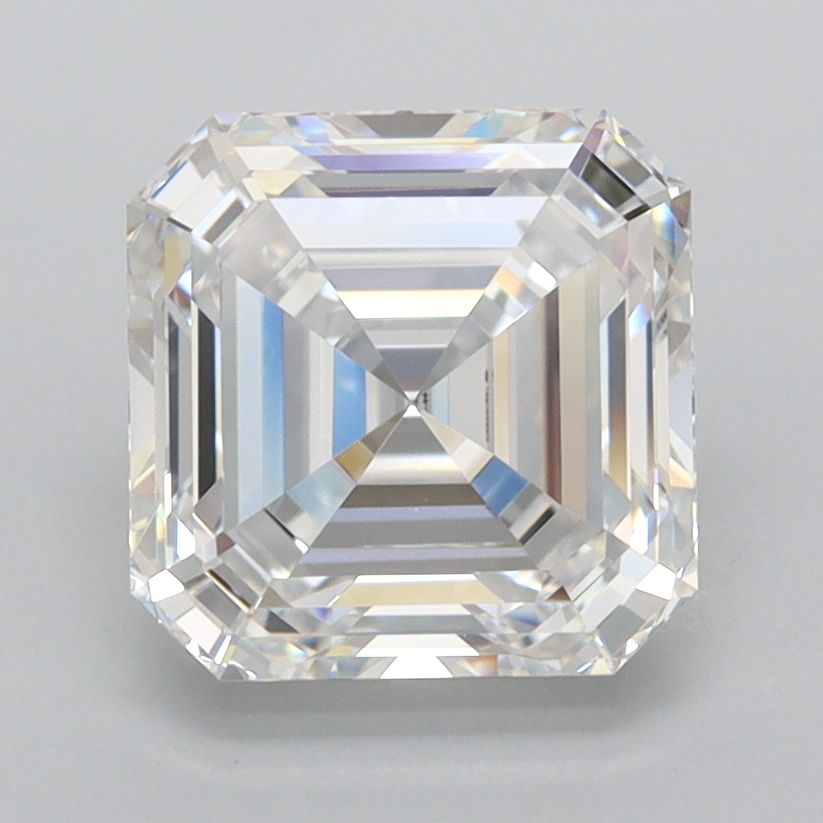
#> input picture resources/IGI-LG811638512/artifacts/IGI-LG811638512-faceup-original.jpg, 823 x 823 px
$ python asscher_profile_auto_exterior.py --image ../resources/IGI-LG811638512/artifacts/IGI-LG811638512-faceup-original.jpg --output out.png
#> lines starting #> are read from the running program, lines starting #| are printed output that depends on the picture; after the words box and inside, x2 and y2 are one past the last pixel; in counts of white or black regions, pixels touching at a corner belong together
### diamond360/asscher_profile_feasibility.py
"""Target-blind profile-photo feasibility diagnostics for issue #91 / PR A.

This module intentionally DOES NOT infer facet identities or angles. Generic
line candidates and their visual evidence are the only fitted output. The
separate, future estimator may consume the frozen measurement contract.
"""
from __future__ import annotations

import argparse
import hashlib
import json
from pathlib import Path

import numpy as np
from PIL import Image, ImageDraw
from scipy import ndimage as ndi

SCHEMA = "diamond360-asscher-profile-feasibility/1"
ORIGINAL_PROFILE_SHA256 = "0d0d87dfd9d4090dc21d03173b9260abe00556b40c6df05e19fad310fa0bd3a3"
ORIGINAL_PROFILE_SIZE = (410, 319)
SLOTS = ("P1", "P2", "P3", "C1")
SIDES = ("left", "right")

# Image-only specification. No reference/expert angle values or numeric targets.
POLICY = {
    "coordinate_system": "image_xy_origin_top_left_y_down",
    "geometry_coordinate_system": "pixels_centered_on_image",
    "input_color": "encoded_rgb_rec709_weighted_gray",
    "gaussian_sigma_px": 1.1,
    "roi_margin_fraction": 0.07,
    "edgel_percentile": 94.0,
    "hough_angle_min_deg": -75,
    "hough_angle_max_deg": 75,
    "hough_step_deg": 3,
    "hough_rho_bin_px": 1,
    "max_candidate_lines": 14,
    "peak_suppression_angle_deg": 6,
    "peak_suppression_rho_px": 9,
    "min_relative_vote": 0.23,
    "line_support_tolerance_px": 2.0,
    "max_connected_support_gap_px": 8.0,
    "min_connected_support_span_px": 18.0,
    "min_connected_support_edgels": 8,
    "landmark_policy": "proposals_only_no_semantic_assignment",
    "projection_policy": "not_assessed_until_side_facet_visibility_check",
    "ambiguity_policy": "all_facet_slots_unavailable_until_independent_extractor",
}


def canonical_sha256(value):
    return hashlib.sha256(
        json.dumps(value, sort_keys=True, separators=(",", ":")).encode("utf-8")
    ).hexdigest()


def _hash_file(path):
    digest = hashlib.sha256()
    with Path(path).open("rb") as stream:
        for part in iter(lambda: stream.read(1024 * 1024), b""):
            digest.update(part)
    return digest.hexdigest()


# [338 lines left out: functions _roi_bounds, _edge_evidence, _line_segment, _supported_segment, _line_candidates, _horizontal_band_proposals and 4 more, not called in this run]


# [2 lines that do not run on import are left out]

### diamond360/asscher_profile_outline_changepoints.py
"""#91: image-only changepoints in independently traced exterior profile strokes.

This is NOT a physical angle fitter. A three-tier Asscher pavilion provides
an upper bound on plausible *projected contour* stretches, not a requirement
that three facets or bends are visible. All P1/P2/P3/C1 slots remain unavailable.
"""
from __future__ import annotations

import argparse
import base64
from io import BytesIO
import json
import math
from pathlib import Path

import numpy as np
from PIL import Image, ImageDraw

from . import asscher_profile_feasibility as feasibility

SCHEMA = "diamond360-asscher-exterior-changepoints/2"
TRACE_SCHEMA = "diamond360-asscher-exterior-traces/2"
STROKES = ("left_pavilion", "right_pavilion", "left_crown", "right_crown")
POLICY = {
    "coordinate_system": "original_image_xy_top_left_pixel_centers",
    "source_orientation": "pointed_upper_pavilion_broad_lower_crown",
    "source_type": "reviewed_image_only_exterior_contour_trace",
    "max_segments_per_side_region": 3,
    "min_points_per_segment": 6,
    "min_y_span_per_segment_px": 12.0,
    "minimum_trace_points": 8,
    "complexity_penalty_squared_px_per_added_segment": 40.0,
    "fit": "orthogonal_total_least_squares_piecewise_independent_each_side",
    "objective": "sum_squared_orthogonal_residual_plus_per_additional_segment_penalty",
    "angle_measurement": "image_tangent_only_not_physical_facet_inclination",
    "change_point": "midpoint_between_adjacent_source_trace_samples",
    "uncertainty": "fit_residual_and_model_selection_margin_not_calibrated_CI",
    "hidden_physical_facets": "zero_to_three_visible_straight_stretches_allowed",
    "missing_data": "never_interpolate_between_separate_strokes",
    "semantic_policy": "facet_identity_none; no_P1_P2_P3_C1_angles",
    "anti_leakage": "do_not_load_expert_targets_or_internal_gradient_bands",
}


# [63 lines left out: functions template, _validate_strokes, not called in this run]


def _tls_fit(points):
    """2-D orthogonal line residual, so nearly vertical spans fit safely."""
    center = np.mean(points, axis=0)
    singular = np.linalg.svd(points - center, full_matrices=False)[2][0]
    v = singular / np.linalg.norm(singular)
    residual = (points - center) @ np.array([-v[1], v[0]])
    squared = float(np.dot(residual, residual))
    # Choose the signed tangent consistently with increasing image y.
    if v[1] < 0 or (abs(v[1]) < 1e-12 and v[0] < 0):
        v = -v
    return squared, float(np.sqrt(np.mean(residual ** 2))), v, center


def fit_stroke(points):
    """Penalized DP: 1/2/3 independently evidenced contour stretches."""
    arr = np.asarray(points, dtype=float)
    n = len(arr)
    if arr.ndim != 2 or arr.shape[1:] != (2,) or n < POLICY["minimum_trace_points"]:
        return {"status": "unavailable", "reason": "insufficient_exterior_trace_points"}
    if not np.isfinite(arr).all() or np.any(np.diff(arr[:, 1]) <= 0):
        return {"status": "unavailable", "reason": "nonmonotonic_or_invalid_trace"}
    m = POLICY["min_points_per_segment"]
    minspan = POLICY["min_y_span_per_segment_px"]
    penalty = POLICY["complexity_penalty_squared_px_per_added_segment"]
    maxseg = POLICY["max_segments_per_side_region"]
    # Fit pieces on [i,j), with no interpolation across missing stroke regions.
    fits = {}
    for i in range(n):
        for j in range(i + m, n + 1):
            if arr[j-1, 1] - arr[i, 1] < minspan:
                continue
            fits[i, j] = _tls_fit(arr[i:j])
    dp = [{(0, 0): (0.0, [])}]
    for k in range(1, maxseg + 1):
        row = {}
        for j in range(k*m, n+1):
            best = None
            for i in range((k-1)*m, j-m+1):
                prev = dp[k-1].get((k-1, i))
                if prev is None or (i, j) not in fits:
                    continue
                cost = prev[0] + fits[i, j][0] + (penalty if k > 1 else 0.0)
                boundaries = prev[1] + [(i, j)]
                if best is None or cost < best[0]:
                    best = (cost, boundaries)
            if best is not None:
                row[k, j] = best
        dp.append(row)
    choices = [(k, dp[k][(k, n)]) for k in range(1, maxseg+1) if (k, n) in dp[k]]
    if not choices:
        return {"status": "unavailable", "reason": "no_supported_contiguous_piecewise_model"}
    choices.sort(key=lambda x: (x[1][0], x[0]))
    k, (cost, boundaries) = choices[0]
    next_score = float(choices[1][1][0]) if len(choices)>1 else None
    rows = []
    for a, b in boundaries:
        residual, rms, v, center = fits[a, b]
        rows.append({
            "first_source_point_index": int(a),
            "last_source_point_index": int(b - 1),
            "source_point_count": int(b - a),
            "start_xy_px": [float(x) for x in arr[a]],
            "end_xy_px": [float(x) for x in arr[b-1]],
            "orthogonal_rms_residual_px": round(rms, 5),
            "orthogonal_sum_squared_residual_px2": round(residual, 5),
            "image_tangent_angle_deg": round(math.degrees(math.atan2(v[1], v[0])), 5),
            "semantic_facet_id": None,
            "status": "candidate_only_not_verified_physical_facet",
        })
    changes = []
    for prev, current in zip(boundaries, boundaries[1:]):
        i = prev[1]
        changes.append({
            "xy_px": [round(float(x), 3) for x in (arr[i-1]+arr[i])/2],
            "between_source_indices": [int(i-1), int(i)],
            "status": "contour_slope_changepoint_candidate_only",
        })
    return {
        "status": "review",
        "reason": "image_contour_segments_not_physical_facet_identity",
        "selected_segment_count": k,
        "selected_internal_changepoint_count": k-1,
        "selected_objective_px2": round(float(cost), 5),
        "runner_up_model_objective_px2": None if next_score is None else round(next_score, 5),
        "model_selection_margin_px2": None if next_score is None else round(next_score-cost, 5),
        "model_comparison_note": "margin_not_probability_or_calibrated_angle_uncertainty",
        "segments": rows,
        "changepoints": changes,
        "physical_facet_correspondence": "not_established",
    }


# [147 lines left out: functions analyse_trace_record, render_exterior_trace_editor, write_result, main, not called in this run]


# [2 lines that do not run on import are left out]

### diamond360/asscher_profile_auto_exterior.py
"""Automatic Asscher profile OUTSIDE edge proposals from background-first evidence.

Do not maximize brightness or gradient magnitude: brilliant virtual facets
are often a stronger *interior* edge than the physical outside silhouette.
Find the first sustained foreground contact from each constant-color exterior
image margin, separately on left/right. A soft medoid filter only removes
row-level glitches. It may NEVER select a stronger interior edge to fix
an unstable outline. All source-derived paths remain unverified.
"""
from __future__ import annotations

import argparse
import json
from pathlib import Path

import numpy as np
from PIL import Image, ImageDraw
from scipy import ndimage as ndi

from . import asscher_profile_feasibility as feasibility
from . import asscher_profile_outline_changepoints as changepoints

SCHEMA = "diamond360-asscher-auto-exterior/3"
POLICY = {
    "source_type": "approximately_side_on_centered_profile_on_nearly_constant_background",
    "edge_selection": "FIRST_PERSISTENT_FOREGROUND_CONTACT_FROM_IMAGE_MARGIN",
    "outside_background_model": "independent_row_median_from_both_horizontal_image_margins",
    "background_smoothing_sigma_px": 1.0,
    "left_right_background_probe_width_px": 22,
    "min_border_inset_px": 22,
    "first_contact_thresholds_rgb": [7.0, 9.0, 12.0],
    "persistent_contact_window_px": 7,
    "persistent_contact_required_px": 5,
    "median_contour_smoothing_rows": 5,
    "max_threshold_endpoint_spread_px": 7.0,
    "max_smoothed_vs_raw_offset_px": 5.0,
    "bottom_shadow_unreliable_at_y_fraction": 0.868,
    "pavilion_first_y_fraction": 0.188,
    "pavilion_last_y_fraction": 0.665,
    "crown_first_y_fraction": 0.665,
    "crown_last_y_fraction": 0.878,
    "phase_break_is_candidate": "the fixed pavilion_crown_phase_split is NOT a verified girdle",
    "source_orientation": "pointed_upper_pavilion_broad_lower_crown",
    "minimum_supported_fraction_for_review": 0.45,
    "min_contiguous_support_for_exploratory_slope_fit": 18,
    "uncertainty_policy": "threshold_variant_disagreement_and_missing_source_evidence_not_calibrated_interval",
    "prior_policy": "NO_INTERNAL_OPTICAL_GRADIENTS_NO_BRIGHTEST_LINE_NO_ANGLE_TARGET_PRIORS",
    "semantic_policy": "all_physical_P1_P2_P3_C1_angles_unavailable",
}
SIDES = ("left", "right")
PHASES = ("pavilion", "crown")


def _background_distance(rgb):
    h, w = rgb.shape[:2]
    smooth = ndi.gaussian_filter(
        rgb.astype(float), sigma=(POLICY["background_smoothing_sigma_px"],)*2 + (0,)
    )
    width = POLICY["left_right_background_probe_width_px"]
    left = smooth[:, 4:width + 4]
    right = smooth[:, w - width - 4:w - 4]
    # The background is sampled OUTSIDE, never from the bright central face.
    reference = np.median(np.concatenate((left, right), axis=1), axis=1)
    difference = np.linalg.norm(smooth - reference[:, None, :], axis=2)
    return difference, reference


def _outside_first_contact(distance, side, threshold):
    """First persistent deviation from background, not the strongest edge.

    A sustained contact condition removes isolated background JPEG pixels.
    Searching only from each extreme toward the center prevents bright,
    internal reflection boundaries from winning a stronger-gradient contest.
    """
    h, w = distance.shape
    rows = distance[:, :w // 2] if side == "left" else distance[:, w // 2:][:, ::-1]
    margin = POLICY["min_border_inset_px"]
    limit = rows.shape[1] - POLICY["persistent_contact_window_px"]
    if margin >= limit:
        raise ValueError("source too narrow for first-contact tracing")
    above = (rows >= threshold).astype(np.int16)
    # Explicit forward count enforces the first inward contact. A symmetric
    # convolution would risk shifting an exterior edge toward the interior.
    counts = sum(
        above[:, margin + shift:limit + shift]
        for shift in range(POLICY["persistent_contact_window_px"])
    )
    eligible = counts >= POLICY["persistent_contact_required_px"]
    any_contact = np.any(eligible, axis=1)
    first = margin + np.argmax(eligible, axis=1)
    x = first if side == "left" else (w - 1 - first)
    return np.where(any_contact, x, np.nan).astype(float)


def _phase_rows(height, phase):
    lo, hi = (
        (POLICY["pavilion_first_y_fraction"], POLICY["pavilion_last_y_fraction"])
        if phase == "pavilion" else
        (POLICY["crown_first_y_fraction"], POLICY["crown_last_y_fraction"])
    )
    return np.arange(round(lo * height), round(hi * height) + 1, dtype=int)


def _supported_runs(points):
    runs, current = [], []
    for item in points:
        if item["support"] == "edge_supported_candidate" and item["xy_px"] is not None:
            current.append(item["xy_px"])
        elif current:
            runs.append(current)
            current = []
    if current:
        runs.append(current)
    output = []
    for points_in_run in runs:
        if len(points_in_run) < POLICY["min_contiguous_support_for_exploratory_slope_fit"]:
            continue
        fitted = changepoints.fit_stroke(points_in_run)
        if fitted["status"] != "review":
            continue
        output.append({
            "status": "exploratory_contiguous_image_slope_only",
            "first_xy_px": points_in_run[0],
            "last_xy_px": points_in_run[-1],
            "point_count": len(points_in_run),
            "fitted": fitted,
        })
    return output


def analyse_array(rgb):
    arr = np.asarray(rgb)
    if arr.ndim != 3 or arr.shape[-1] != 3:
        raise ValueError("expected RGB source image")
    h, w = arr.shape[:2]
    if min(w, h) < 160:
        raise ValueError("source too small for outside-background profile experiment")
    distance, background = _background_distance(arr)
    paths = {}
    for side in SIDES:
        variants = np.vstack([
            _outside_first_contact(distance, side, threshold)
            for threshold in POLICY["first_contact_thresholds_rgb"]
        ])
        for phase in PHASES:
            name = f"{side}_{phase}"
            ys = _phase_rows(h, phase)
            values = variants[:, ys]
            finite = np.isfinite(values)
            enough = np.count_nonzero(finite, axis=0) >= 2
            # Median prioritizes the earliest consistent background departure;
            # disagreement with the more conservative threshold is disclosed.
            raw = np.full(len(ys), np.nan)
            for i in np.flatnonzero(enough):
                raw[i] = np.median(values[finite[:, i], i])
            # Short filter suppresses background JPEG grains; it cannot cross
            # a missing row or convert it into a physical contour observation.
            valid_indices = np.flatnonzero(np.isfinite(raw))
            smoothed = raw.copy()
            for i in valid_indices:
                neighbors = raw[max(0, i - 2):min(len(raw), i + 3)]
                smoothed[i] = np.median(neighbors[np.isfinite(neighbors)])
            spreads = np.full(len(ys), np.inf)
            for i in valid_indices:
                candidates = values[finite[:, i], i]
                spreads[i] = float(np.max(candidates) - np.min(candidates))
            bottom_safe = ys < int(round(h * POLICY["bottom_shadow_unreliable_at_y_fraction"]))
            supported = (
                enough & (spreads <= POLICY["max_threshold_endpoint_spread_px"])
                & (np.abs(smoothed - raw) <= POLICY["max_smoothed_vs_raw_offset_px"])
                & bottom_safe
            )
            points = []
            for i, y in enumerate(ys):
                x = int(np.rint(smoothed[i])) if np.isfinite(smoothed[i]) else None
                points.append({
                    "xy_px": [x, int(y)] if x is not None else None,
                    "support": "edge_supported_candidate" if supported[i] else "weak_or_ambiguous",
                    "threshold_disagreement_px": round(float(spreads[i]), 3) if np.isfinite(spreads[i]) else None,
                    "first_contact_count": int(finite[:, i].sum()),
                    "reason": (
                        "persistent_source_background_transition"
                        if supported[i] else
                        ("lower_platform_shadow_proximity" if not bottom_safe[i]
                         else "missing_or_inconsistent_background_contact")
                    ),
                })
            fraction = float(np.mean(supported))
            paths[name] = {
                "status": "review" if fraction >= POLICY["minimum_supported_fraction_for_review"] else "unavailable",
                "provenance": "automated_first_background_contact_not_human_verified",
                "supported_fraction": round(fraction, 4),
                "candidate_model": "exterior_margin_connected_background_contact",
                "points": points,
                "supported_runs": _supported_runs(points),
                "physical_facet_correspondence": "not_established",
                "named_facet_angles": "unavailable",
            }
    return {
        "schema_version": SCHEMA,
        "policy": POLICY,
        "policy_sha256": feasibility.canonical_sha256(POLICY),
        "source_dimensions_xy_px": [w, h],
        "status": "review" if all(row["status"] == "review" for row in paths.values()) else "partial_or_unavailable",
        "paths": paths,
        "comparison_targets_loaded": False,
        "semantic_measurements": {
            side: {facet: {"status": "unavailable", "physical_angle_deg": None}
                   for facet in feasibility.SLOTS}
            for side in SIDES
        },
        "interpretation": (
            "Outermost sustained deviation from row-wise measured background, NOT the "
            "strongest photo gradient. No interior virtual-feature detection, named "
            "facet identity, physical angle, or expert comparison. The fixed phase "
            "split does not establish physical girdle location. "
            "Upper pointed part is PAVILION; shorter lower part is CROWN."
        ),
    }


def render_overlay(result, rgb):
    image = Image.fromarray(np.asarray(rgb, dtype=np.uint8))
    draw = ImageDraw.Draw(image)
    for row in result["paths"].values():
        previous = None
        for point in row["points"]:
            if point["xy_px"] is None:
                previous = None
                continue
            xy = tuple(point["xy_px"])
            color = ((15, 224, 75) if point["support"] == "edge_supported_candidate"
                     else (250, 132, 22))
            draw.point(xy, fill=color)
            if previous and previous[1] == point["support"]:
                draw.line((previous[0], xy), fill=color, width=2)
            previous = (xy, point["support"])
    return image


def write_qc(image_path, output, expected_sha256=None):
    image_path, output = Path(image_path), Path(output)
    source_sha = feasibility._hash_file(image_path)
    if expected_sha256 and source_sha != expected_sha256:
        raise ValueError("original profile source SHA-256 mismatch")
    with Image.open(image_path) as image:
        rgb = np.asarray(image.convert("RGB"), dtype=np.uint8)
    result = analyse_array(rgb)
    result["source_sha256"] = source_sha
    result["source_orientation"] = POLICY["source_orientation"]
    result["original_verified"] = (
        source_sha == feasibility.ORIGINAL_PROFILE_SHA256
        and rgb.shape[:2][::-1] == feasibility.ORIGINAL_PROFILE_SIZE
    )
    output.mkdir(parents=True, exist_ok=True)
    (output / "auto-exterior.json").write_text(
        json.dumps(result, sort_keys=True, indent=2) + "\n", encoding="utf-8"
    )
    render_overlay(result, rgb).save(output / "auto-exterior-overlay.png")
    return result


def main():
    parser = argparse.ArgumentParser(description=__doc__)
    parser.add_argument("--image", type=Path, required=True)
    parser.add_argument("--output", type=Path, required=True)
    parser.add_argument("--require-original", action="store_true")
    args = parser.parse_args()
    result = write_qc(
        args.image, args.output,
        feasibility.ORIGINAL_PROFILE_SHA256 if args.require_original else None,
    )
#> in write_qc, image is the input picture: PIL image 823x823 RGB; mean R, G, B 191.1, 191.9, 193.5
#> in _background_distance, `reference = np.median(np.concatenate((left, right), axis=1), axis=1)`: reference = 823 rows, first 8: [203, 204.8, 207.8], [203, 204.9, 207.9], [203.1, 204.7, 208.1], [203.1, 204.6, 208.1], [203, 204.4, 207.9], [203, 204.5, 207.6], [203, 204.6, 207.4], [203, 204.4, 207.2]
#> in _background_distance, `difference = np.linalg.norm(smooth - reference[:, None, :], axis=2)`:
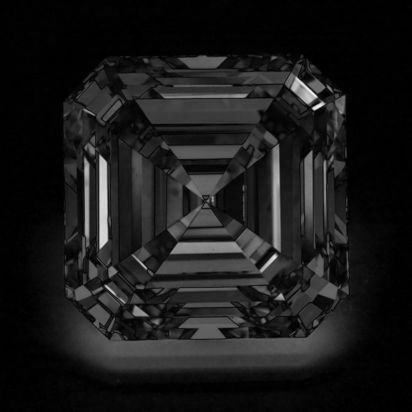
#> difference: shape (823, 823) float64 (shown at 1/2 size); min 0, max 269.2, mean 27.9; drawn with min black and max white
#> in analyse_array, `distance, background = _background_distance(arr)`: background has the same summary as reference in _background_distance
#> the loop in analyse_array, `for side in SIDES:` made 2 passes
#> pass 1, in _outside_first_contact, `rows = distance[:, :w // 2] if side == "left" else distance[:, w // 2:..`:
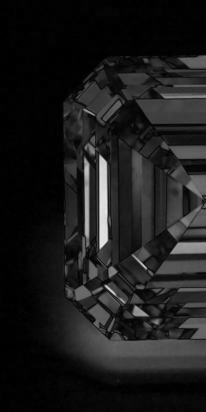
#> rows: shape (823, 411) float64 (shown at 1/2 size); min 0, max 236.7, mean 27.8
#> pass 1, in _outside_first_contact, `above = (rows >= threshold).astype(np.int16)`:
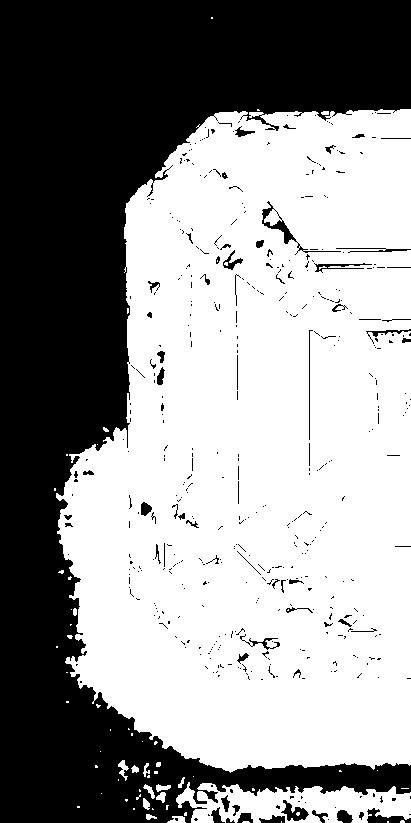
#> above: shape (823, 411) int16; values 0 (black) and 1 (white), 58.2% white; 465 black regions (402 under 20 px), largest, box (x1, y1, x2, y2) and area: (0, 0, 411, 823) 135670, (262, 201, 341, 255) 417, (367, 808, 411, 823) 311
#> pass 1, in _outside_first_contact, `counts = sum( above[:, margin + shift:limit + shift] for shift in rang..`:
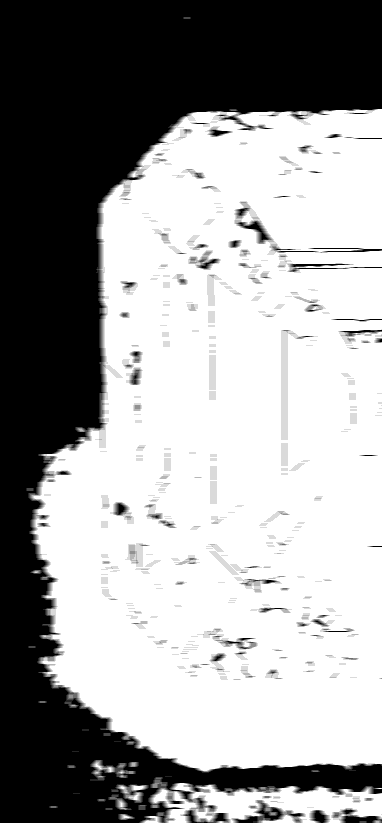
#> counts: shape (823, 382) int16; min 0, max 7, mean 4.32; drawn with min black and max white
#> after the loop in analyse_array, `for side in SIDES:`: paths = 4 items
#> in write_qc, `result = analyse_array(rgb)`: result = 9 items
#> (the rest of the program and of its run is left out)
